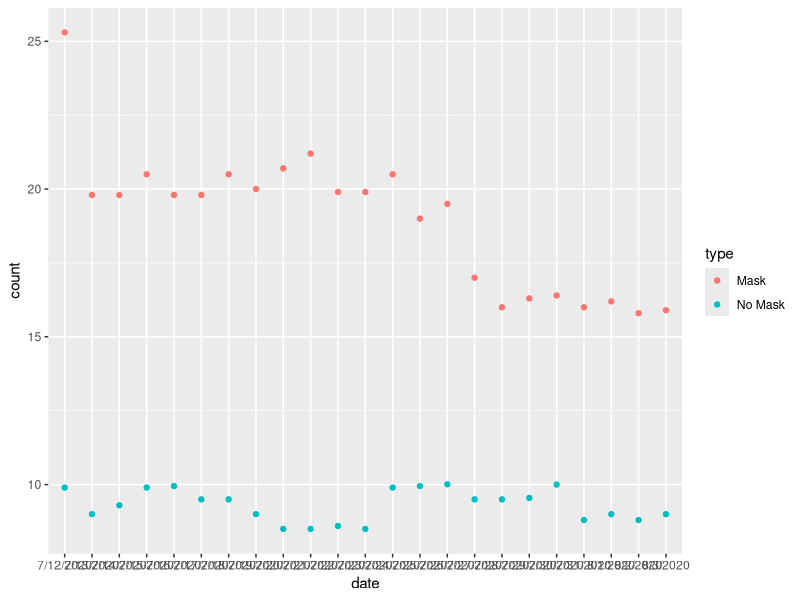

Here is the R script that generated this plot:
## ---- chunk 1
library(tidyverse) 
## ---- chunk 2

df1 <- data.frame(id = c(1,2),
                  name = c('MASK','Nomask'))
MASK_data <- tribble(
  ~type, ~date, ~count,
  "Mask", "7/12/2020", 25.3,
  "Mask", "7/13/2020", 19.8,
  "Mask", "7/14/2020", 19.8,
  "Mask", "7/15/2020", 20.5,
  "Mask", "7/16/2020", 19.8,
  "Mask", "7/17/2020", 19.8,
  "Mask", "7/18/2020", 20.5,
  "Mask", "7/19/2020", 20,
  "Mask", "7/20/2020", 20.7,
  "Mask", "7/21/2020", 21.2,
  "Mask", "7/22/2020", 19.9,
  "Mask", "7/23/2020", 19.9,
  "Mask", "7/24/2020", 20.5,
  "Mask", "7/25/2020", 19,
  "Mask", "7/26/2020", 19.5,
  "Mask", "7/27/2020", 17,
  "Mask", "7/28/2020", 16,
  "Mask", "7/29/2020", 16.3,
  "Mask", "7/30/2020", 16.4,
  "Mask", "7/31/2020", 16,
  "Mask", "8/1/2020", 16.2,
  "Mask", "8/2/2020", 15.8,
  "Mask", "8/3/2020", 15.9,
  "No Mask", "7/12/2020", 9.9,
  "No Mask", "7/13/2020", 9,
  "No Mask", "7/14/2020", 9.3,
  "No Mask", "7/15/2020", 9.9,
  "No Mask", "7/16/2020", 9.95,
  "No Mask", "7/17/2020", 9.5,
  "No Mask", "7/18/2020", 9.5,
  "No Mask", "7/19/2020", 9,
  "No Mask", "7/20/2020", 8.5,
  "No Mask", "7/21/2020", 8.5,
  "No Mask", "7/22/2020", 8.6,
  "No Mask", "7/23/2020", 8.5,
  "No Mask", "7/24/2020", 9.9,
  "No Mask", "7/25/2020", 9.95,
  "No Mask", "7/26/2020", 10.01,
  "No Mask", "7/27/2020", 9.5,
  "No Mask", "7/28/2020", 9.5,
  "No Mask", "7/29/2020", 9.55,
  "No Mask", "7/30/2020", 10,
  "No Mask", "7/31/2020", 8.8,
  "No Mask", "8/1/2020", 9,
  "No Mask", "8/2/2020", 8.8,
  "No Mask", "8/3/2020", 9,
)

## ---- chunk 3
MASK_data %>%
ggplot(mapping = aes(x = date,
                  y = count, 
                  color= type)) +
  geom_point()

